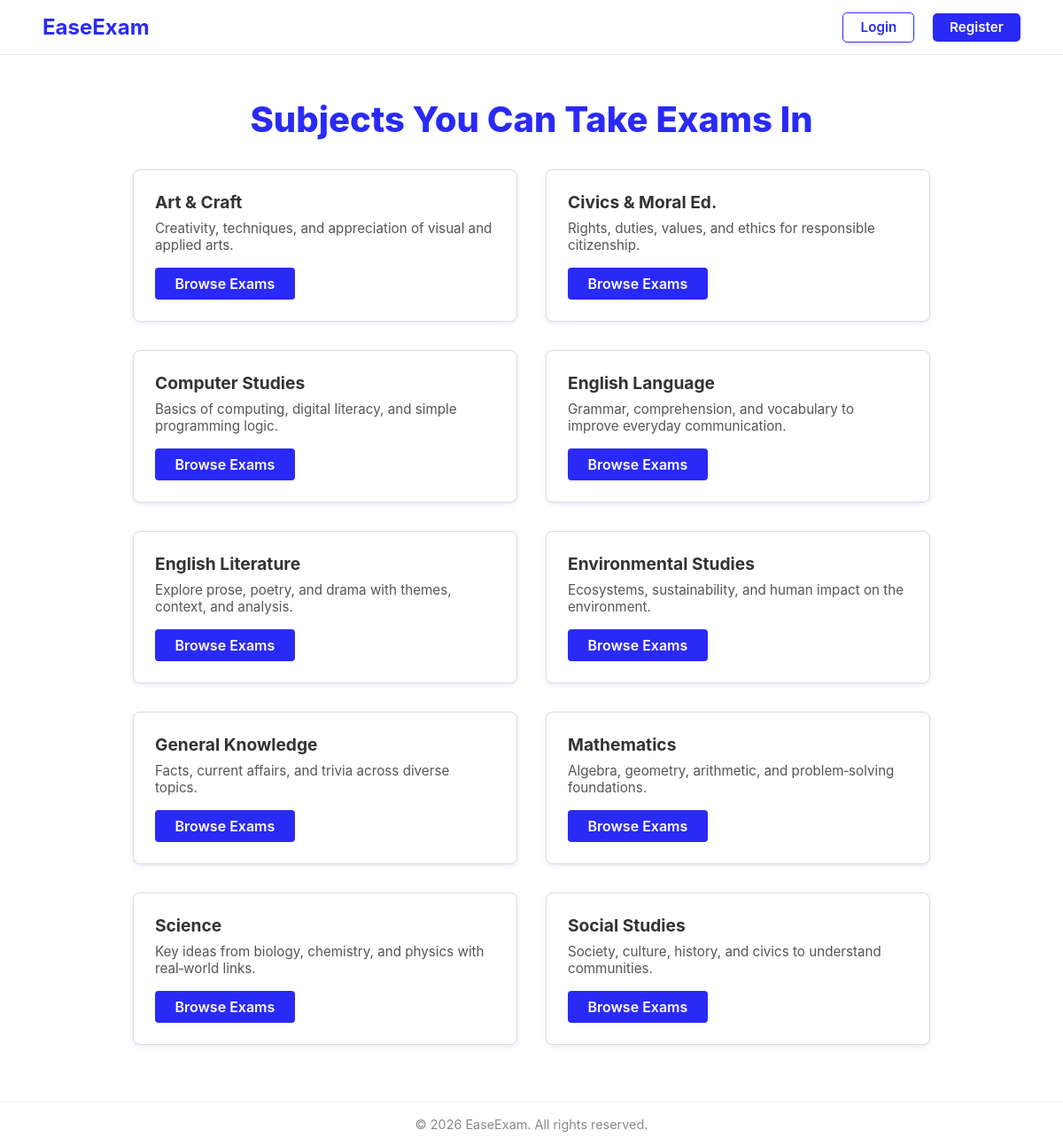
The page /exam.php on the database its author committed.
### tables this page shows
CREATE TABLE IF NOT EXISTS subjects (
  subject_id INT AUTO_INCREMENT PRIMARY KEY,
  name VARCHAR(100) NOT NULL UNIQUE
);

### exam.php (the view, shortened to what this page needs)
<?php
include __DIR__ . "/db.php";
$subjects = $pdo->query("SELECT subject_id, name FROM subjects ORDER BY name ASC")->fetchAll(PDO::FETCH_ASSOC);
$desc = [
  'english language' => 'Grammar, comprehension, and vocabulary to improve everyday communication.',
  'english literature' => 'Explore prose, poetry, and drama with themes, context, and analysis.',
  'mathematics' => 'Algebra, geometry, arithmetic, and problem‑solving foundations.',
  'science' => 'Key ideas from biology, chemistry, and physics with real‑world links.',
  'social studies' => 'Society, culture, history, and civics to understand communities.',
  'computer studies' => 'Basics of computing, digital literacy, and simple programming logic.',
  'environmental studies' => 'Ecosystems, sustainability, and human impact on the environment.',
  'general knowledge' => 'Facts, current affairs, and trivia across diverse topics.',
  'civics & moral ed.' => 'Rights, duties, values, and ethics for responsible citizenship.',
  'art & craft' => 'Creativity, techniques, and appreciation of visual and applied arts.'
];
?>
<!DOCTYPE html>
<html lang="en">
<head>
</head>
<body>
<header>
    <a href="#" class="logo">EaseExam</a>
    <div>
        <a href="login.php" class="btn-login">Login</a>
        <a href="register.php" class="btn-register">Register</a>
    </div>
</header>
<main>
    <h1>Subjects You Can Take Exams In</h1>
    <div class="exam-list">
      <?php foreach($subjects as $s): ?>
        <div class="exam-card">
          <div class="exam-name"><?php echo htmlspecialchars($s['name']); ?></div>
          <div class="exam-desc"><?php
            $key = strtolower(trim($s['name']));
            echo htmlspecialchars($desc[$key] ?? 'Browse available exams for this subject.');
          ?></div>
          <a href="exam/start_exam.php?subject_id=<?php echo (int)$s['subject_id']; ?>" class="btn-start">Browse Exams</a>
        </div>
      <?php endforeach; ?>
    </div>
</main>
<footer>
    &copy; <?php echo date("Y");?> EaseExam. All rights reserved.
</footer>
</body>
</html>

### exam.php (style rules this page uses)
body, html { margin: 0; padding: 0; font-family: -apple-system, BlinkMacSystemFont, "Segoe UI", Roboto, Oxygen, Ubuntu, Cantarell, "Open Sans", "Helvetica Neue", sans-serif; background: #fff; color: #333; min-height: 100vh; }
a { text-decoration: none; color: inherit; }
header { display: flex; justify-content: space-between; align-items: center; padding: 1rem 3rem; border-bottom: 1px solid #eee; position: sticky; top: 0; background: white; z-index: 1000; }
.logo { font-weight: 700; font-size: 1.5rem; color: #2a2af7; }
.btn-login, .btn-register { border: 1.5px solid #2a2af7; padding: 0.4rem 1.2rem; font-weight: 600; border-radius: 5px; cursor: pointer; transition: background-color 0.3s ease, color 0.3s ease; margin-left: 1rem; font-size: 0.95rem; }
.btn-login { background: transparent; color: #2a2af7; }
.btn-register { background: #2a2af7; color: white; border: none; }
main { max-width: 900px; margin: 3rem auto; padding: 0 1rem; }
h1 { color: #2a2af7; margin-bottom: 2rem; font-weight: 800; font-size: 2.5rem; text-align: center; }
.exam-list { display: grid; grid-template-columns: repeat(auto-fit, minmax(280px, 1fr)); gap: 2rem; }
.exam-card { border: 1.2px solid #ddd; border-radius: 8px; padding: 1.5rem; box-shadow: 0 2px 5px rgb(42 42 247 / 0.1); transition: box-shadow 0.3s ease; background: #fff; }
.exam-name { font-size: 1.2rem; font-weight: 700; margin-bottom: 0.5rem; }
.exam-desc { font-size: 0.95rem; color: #555; margin-bottom: 1rem; }
.btn-start { display: inline-block; background: #2a2af7; color: white; padding: 0.5rem 1.4rem; border-radius: 4px; font-weight: 600; cursor: pointer; text-align: center; }
footer { text-align: center; padding: 1rem 0; font-size: 0.9rem; color: #888; border-top: 1px solid #eee; margin-top: 4rem; }

### rows shown on the page
subjects: name "Art & Craft", name "Creativity, techniques, and appreciation of visual and applied arts."
subjects: name "Civics & Moral Ed.", name "Rights, duties, values, and ethics for responsible citizenship."
subjects: name "Computer Studies", name "Basics of computing, digital literacy, and simple programming logic."
subjects: name "English Language", name "Grammar, comprehension, and vocabulary to improve everyday communication."
subjects: name "English Literature", name "Explore prose, poetry, and drama with themes, context, and analysis."
subjects: name "Environmental Studies", name "Ecosystems, sustainability, and human impact on the environment."
subjects: name "General Knowledge", name "Facts, current affairs, and trivia across diverse topics."
subjects: name "Mathematics", name "Algebra, geometry, arithmetic, and problem‑solving foundations."
subjects: name "Science", name "Key ideas from biology, chemistry, and physics with real‑world links."
subjects: name "Social Studies", name "Society, culture, history, and civics to understand communities."
